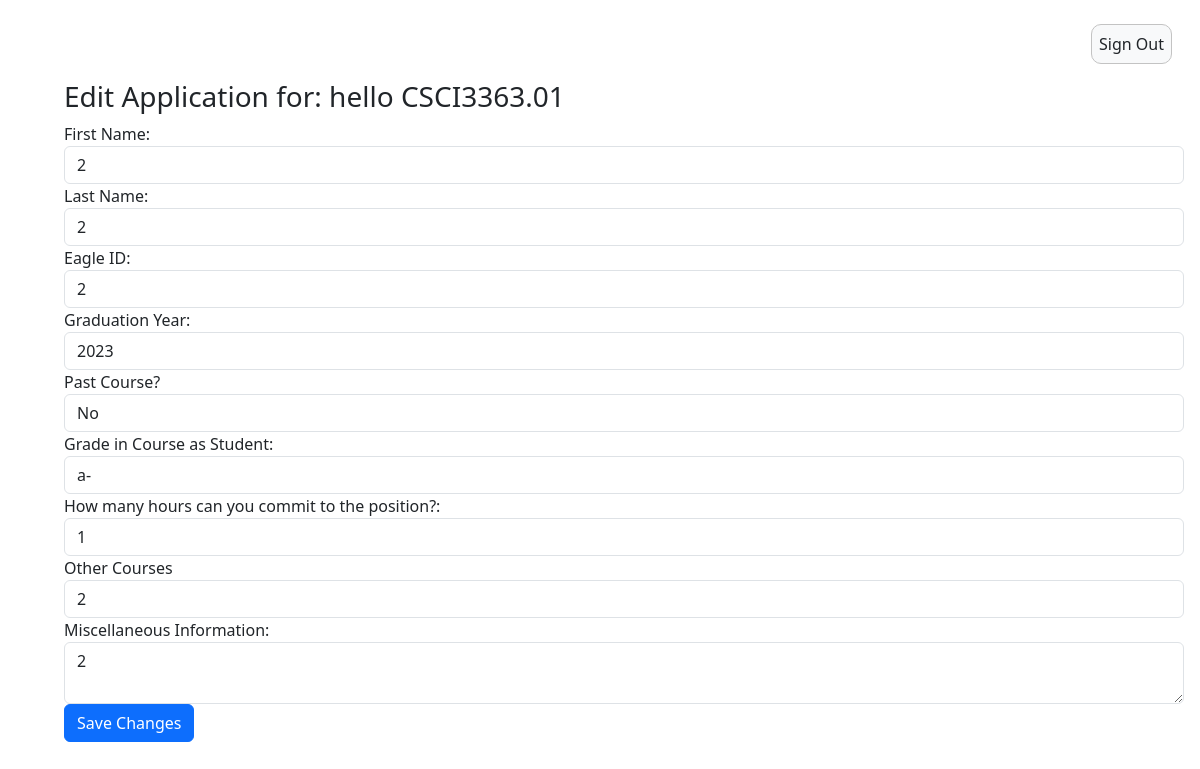
/edit_application/3/, run on an earlier commit of the app's database.
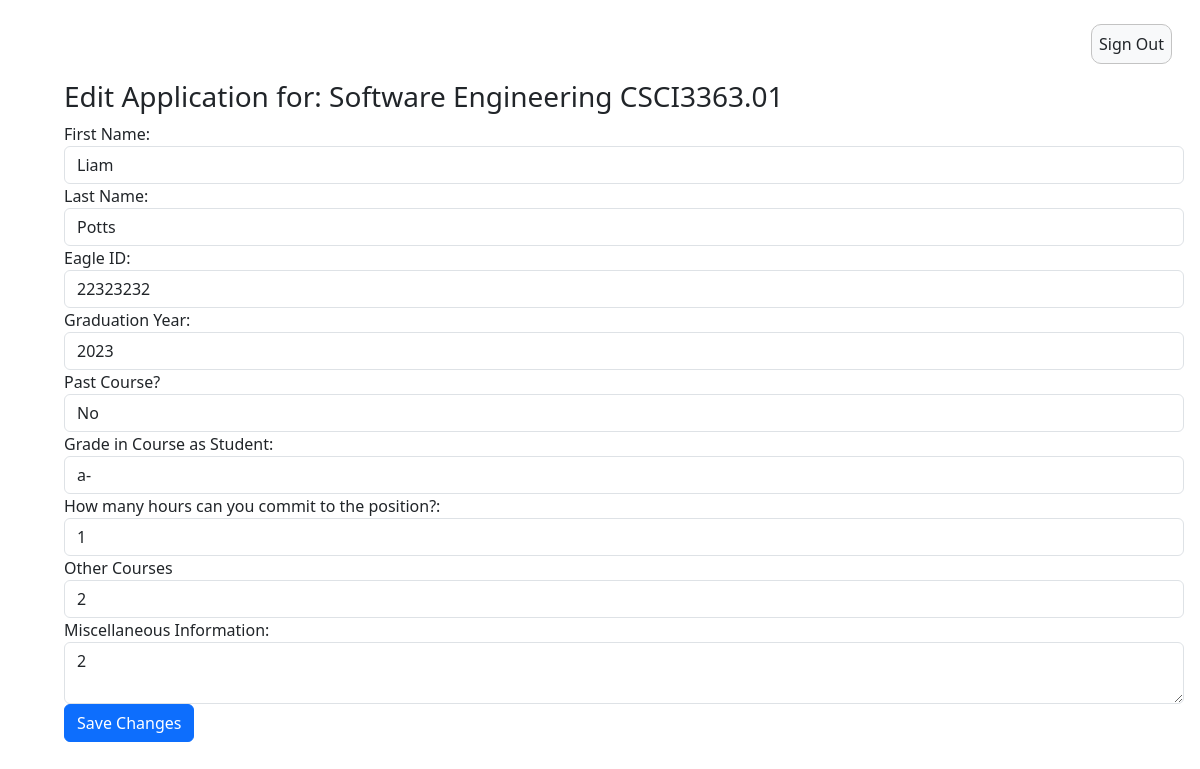
And on a later commit of the database.
### application/models.py (models this page shows)
class Application(models.Model):
    course_name = models.CharField(max_length=200, default=None, blank = False, null=False)
    course_number = models.CharField(max_length=200, default=None)
    description = models.CharField(max_length=800, default=None)
    first_name = models.CharField(max_length=255, default=None)
    last_name = models.CharField(max_length=255, default=None)
    eagle_id = models.CharField(max_length=255, default=None)
    GRADES = (
        ('--', '--'),
        ('a', 'A'),
        ('a-', 'A-'),
        ('b+', 'B+'),
        ('b-', 'B-'),
        ('c+', 'C+'),
        ('c', 'C'),
        ('c-', 'C-'),
        ('d+', 'D+'),
        ('d', 'D'),
        ('d-', 'D-'),
        ('f', 'F'),
        ('n/a', 'N/A')
    )
    GRAD = (
        ('--', '--'),
        ('2023','2023'),
        ('2024', '2024'),
        ('2025', '2025'),
        ('2026', '2026')
    )
    grad = models.CharField(max_length=50, choices=GRAD, default='')
    past_course = models.CharField(choices=[('yes', 'Yes'),('no', 'No')], max_length=50, default='')
    grade = models.CharField(max_length=50, choices=GRADES, default='')
    hours = models.DecimalField(max_digits=2, decimal_places=0, validators=[MinValueValidator(0)], default=0)
    other_courses = models.CharField(max_length=800, default=None)
    misc_information = models.CharField(max_length=800, default=None)

### studentSummary/views.py (the view)
# urls.py: path("edit_application/<int:application_id>/", edit_application, name="edit_application"),
def edit_application(request, application_id):
    application = get_object_or_404(Application, id=application_id)
    if request.method == "POST":
        application.course_name = request.POST['course_name']
        application.course_number = request.POST['course_number']
        application.description = request.POST['description']
        application.first_name = request.POST['first_name']
        application.last_name = request.POST['last_name']
        application.eagle_id = request.POST['eagle_id']
        application.grad = request.POST['grad']
        application.past_course = request.POST['past_course']
        application.grade = request.POST['grade']
        application.hours = request.POST['hours']
        application.other_courses = request.POST['other_courses']
        application.misc_information = request.POST['misc_information']
        application.save()
        return redirect(student_summary_view)
    else:
        form = ApplicationForm(request.POST)
        context = {'application': application,
               'form': form}
        return render(request, "edit_application.html", context)

### templates/edit_application.html (shortened to what this page needs)
{% extends 'appbase.html' %}
{% block content %}
  <h3>Edit Application for: {{ application.course_name }} {{ application.course_number }}</h3>
  <form action="{% url 'edit_application' application.id %}" method="POST">
    <div class="form-group">
        <label for="first_name">First Name:</label>
        <input type="text" name="first_name" id="first_name" value="{{ application.first_name }}" class="form-control" required>
        <label for="last_name">Last Name:</label>
        <input type="text" name="last_name" id="last_name" value="{{ application.last_name }}" class="form-control" required>
        <label for="eagle_id">Eagle ID:</label>
        <input type="text" name="eagle_id" id="eagle_id" value="{{ application.eagle_id }}" class="form-control" required>
        <label for="grad">Graduation Year:</label>
        <input type="number" name="grad" id="grad" value="{{ application.grad }}" class="form-control" required>
        <label for="past_course">Past Course? </label>
        <select name="past_course" id="past_course" class="form-control" required>
            <option value="no" {% if application.past_course == 'no' %}selected{% endif %}>No</option>
        </select>
        <label for="grade">Grade in Course as Student:</label>
        <input type="text" name="grade" id="grade" value="{{ application.grade }}" class="form-control" required>
        <label for="hours">How many hours can you commit to the position?:</label>
        <input type="number" name="hours" id="hours" value="{{ application.hours }}" class="form-control" required>
        <label for="other_courses">Other Courses</label>
        <input type="text" name="other_courses" id="other_courses" value="{{ application.other_courses }}" class="form-control" required>
        <label for="misc_information">Miscellaneous Information:</label>
        <textarea name="misc_information" id="misc_information" class="form-control" required>{{ application.misc_information }}</textarea>
    </div>
    <input type="submit" class="btn btn-primary" value="Save Changes">
  </form>
{% endblock %}

What changed in the data, as far as the page shows it:
changed Application "CSCI3363.01": course_name "hello" → "Software Engineering"; first_name "2" → "Liam"; last_name "2" → "Potts"; eagle_id "2" → "22323232"
